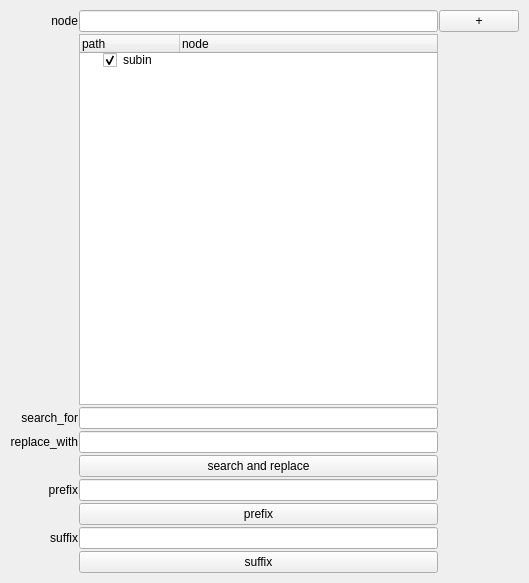
<?xml version="1.0" encoding="UTF-8"?>
<ui version="4.0">
 <class>Form</class>
 <widget class="QWidget" name="Form">
  <property name="geometry">
   <rect>
    <x>0</x>
    <y>0</y>
    <width>529</width>
    <height>583</height>
   </rect>
  </property>
  <property name="windowTitle">
   <string>Form</string>
  </property>
  <layout class="QGridLayout" name="gridLayout">
   <property name="horizontalSpacing">
    <number>1</number>
   </property>
   <property name="verticalSpacing">
    <number>2</number>
   </property>
   <property name="margin">
    <number>10</number>
   </property>
   <item row="0" column="2">
    <widget class="QPushButton" name="button_node">
     <property name="text">
      <string>+</string>
     </property>
    </widget>
   </item>
   <item row="2" column="1">
    <widget class="QLineEdit" name="lineedit_search"/>
   </item>
   <item row="6" column="1">
    <widget class="QPushButton" name="button_prefix">
     <property name="text">
      <string>prefix</string>
     </property>
    </widget>
   </item>
   <item row="5" column="1">
    <widget class="QLineEdit" name="lineedit_prefix">
     <property name="text">
      <string/>
     </property>
    </widget>
   </item>
   <item row="7" column="0">
    <widget class="QLabel" name="label_suffix">
     <property name="text">
      <string>suffix</string>
     </property>
     <property name="alignment">
      <set>Qt::AlignRight|Qt::AlignTrailing|Qt::AlignVCenter</set>
     </property>
    </widget>
   </item>
   <item row="5" column="0">
    <widget class="QLabel" name="label_prefix">
     <property name="text">
      <string>prefix</string>
     </property>
     <property name="alignment">
      <set>Qt::AlignRight|Qt::AlignTrailing|Qt::AlignVCenter</set>
     </property>
    </widget>
   </item>
   <item row="4" column="1">
    <widget class="QPushButton" name="button_replace">
     <property name="text">
      <string>search and replace</string>
     </property>
    </widget>
   </item>
   <item row="2" column="0">
    <widget class="QLabel" name="label_search">
     <property name="text">
      <string>search_for</string>
     </property>
     <property name="alignment">
      <set>Qt::AlignRight|Qt::AlignTrailing|Qt::AlignVCenter</set>
     </property>
    </widget>
   </item>
   <item row="3" column="1">
    <widget class="QLineEdit" name="lineedit_replace"/>
   </item>
   <item row="7" column="1">
    <widget class="QLineEdit" name="lineedit_suffix">
     <property name="text">
      <string/>
     </property>
    </widget>
   </item>
   <item row="1" column="1">
    <widget class="QTreeWidget" name="treewidget">
     <property name="selectionMode">
      <enum>QAbstractItemView::ExtendedSelection</enum>
     </property>
     <column>
      <property name="text">
       <string>path</string>
      </property>
     </column>
     <column>
      <property name="text">
       <string>node</string>
      </property>
     </column>
     <item>
      <property name="text">
       <string>subin</string>
      </property>
      <property name="checkState">
       <enum>Checked</enum>
      </property>
     </item>
    </widget>
   </item>
   <item row="3" column="0">
    <widget class="QLabel" name="label_replace">
     <property name="text">
      <string>replace_with</string>
     </property>
     <property name="alignment">
      <set>Qt::AlignRight|Qt::AlignTrailing|Qt::AlignVCenter</set>
     </property>
    </widget>
   </item>
   <item row="0" column="0">
    <widget class="QLabel" name="label_node">
     <property name="text">
      <string>node</string>
     </property>
     <property name="alignment">
      <set>Qt::AlignRight|Qt::AlignTrailing|Qt::AlignVCenter</set>
     </property>
    </widget>
   </item>
   <item row="8" column="1">
    <widget class="QPushButton" name="button_suffix">
     <property name="text">
      <string>suffix</string>
     </property>
    </widget>
   </item>
   <item row="0" column="1">
    <widget class="QLineEdit" name="lineedit_node"/>
   </item>
  </layout>
 </widget>
 <resources/>
 <connections/>
</ui>
